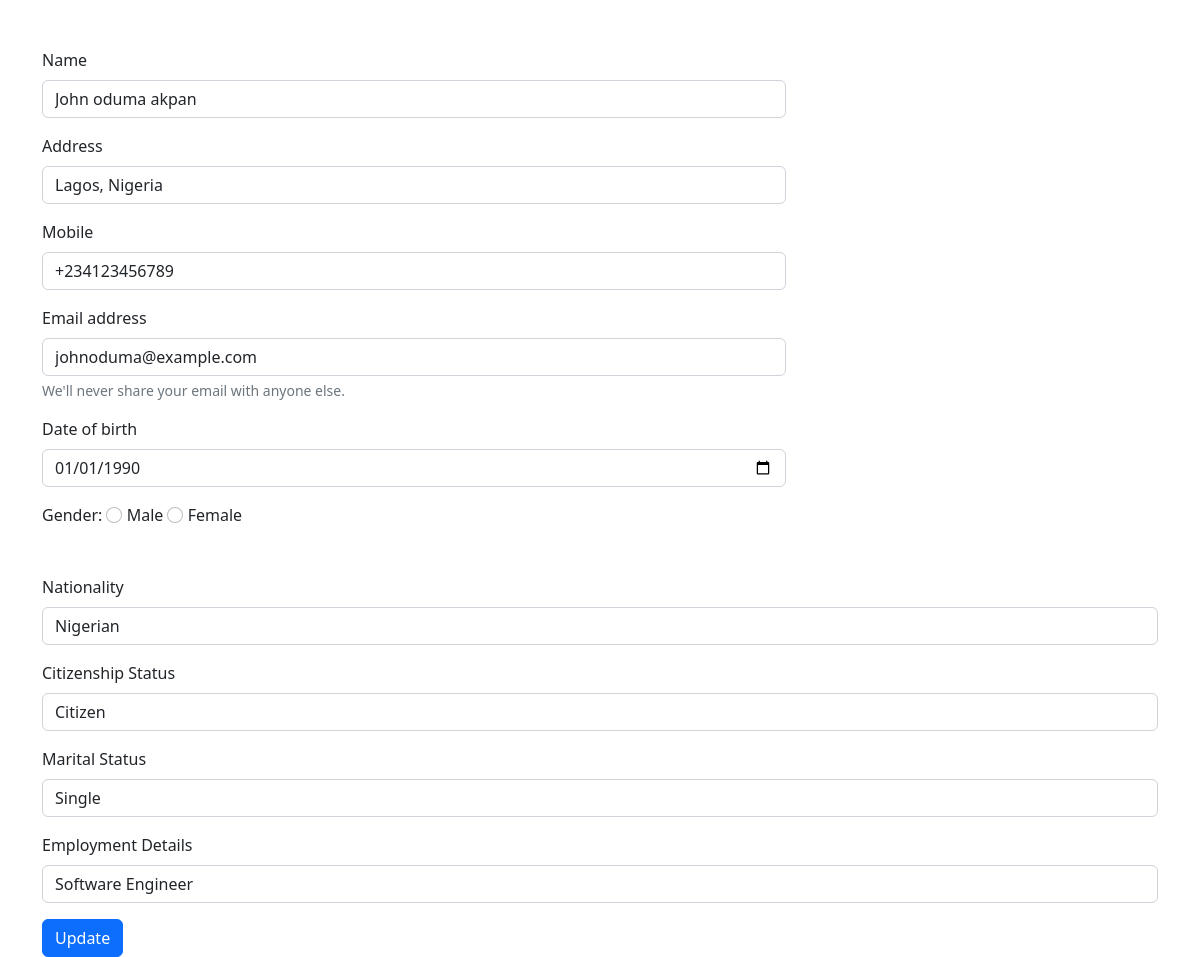
The app's page /NIMC/update.php?updateid=1 with its own data.
### tables this page shows
CREATE TABLE `nimc_db` (
  `id` int(11) NOT NULL,
  `ucrNumber` varchar(20) DEFAULT NULL,
  `nin` varchar(20) DEFAULT NULL,
  `name` varchar(100) DEFAULT NULL,
  `dateOfBirth` date DEFAULT NULL,
  `gender` varchar(10) DEFAULT NULL,
  `nationality` varchar(50) DEFAULT NULL,
  `fingerprints` blob DEFAULT NULL,
  `photograph` blob DEFAULT NULL,
  `address` varchar(200) DEFAULT NULL,
  `phoneNumber` varchar(20) DEFAULT NULL,
  `email` varchar(100) DEFAULT NULL,
  `citizenshipStatus` varchar(50) DEFAULT NULL,
  `maritalStatus` varchar(20) DEFAULT NULL,
  `employmentDetails` varchar(200) DEFAULT NULL
);

### NIMC/update.php (the view, shortened to what this page needs)
<?php
include 'connect.php';
$id = $_GET['updateid'];
$sql = "SELECT * FROM `nimc_db` WHERE id = $id";
$result = mysqli_query($connection, $sql);
$row = mysqli_fetch_assoc($result);
$name = $row['name'];
$address = $row['address'];
$phone = $row['phoneNumber'];
$email = $row['email'];
$dob = $row['dateOfBirth'];
$nationality = $row['nationality'];
$citizenshipStatus = $row['citizenshipStatus'];
$maritalStatus = $row['maritalStatus'];
$employmentDetails = $row['employmentDetails'];
?>
<!doctype html>
<html lang="en">
  <head>
    <link href="https://cdn.jsdelivr.net/npm/bootstrap@5.2.2/dist/css/bootstrap.min.css" rel="stylesheet">
  </head>
  <body>
    <div class="container">
        <div class="my-5 col-8 center">
        <form method="post">
        <div class="mb-3">
            <label class="form-label">Name</label>
            <input type="text" name="name" class="form-control" placeholder="Enter your name" autocomplete="off" value="<?php echo $name; ?>">
        </div>
        <div class="mb-3">
            <label class="form-label">Address</label>
            <input type="text" name="address" class="form-control" placeholder="Enter your address" autocomplete="off" value="<?php echo $address; ?>">
        </div>
        <div class="mb-3">
            <label class="form-label">Mobile</label>
            <input type="text" name="phone" class="form-control" placeholder="Enter your mobile number" autocomplete="off" value="<?php echo $phone; ?>">
        </div>
        <div class="mb-3">
            <label class="form-label">Email address</label>
            <input type="email" class="form-control" name="email" id="exampleInputEmail1" autocomplete="off" value="<?php echo $email; ?>">
            <div id="emailHelp" class="form-text">We'll never share your email with anyone else.</div>
        </div>
        <div class="mb-3">
            <label class="form-label">Date of birth</label>
            <input type="date" name="dob" class="form-control" autocomplete="off" value="<?php echo $dob; ?>">
        </div>
        Gender:
            <input type="radio" name="gender" class="form-check-input" value="Male">
            <label class="form-check-label">Male</label>
            <input type="radio" name="gender" class="form-check-input" value="Female">
            <label class="form-check-label">Female</label>
        </div>
        <div class="mb-3">
            <label class="form-label">Nationality</label>
            <input type="text" name="nationality" class="form-control" placeholder="Enter your nationality" autocomplete="off" value="<?php echo $nationality; ?>">
        </div>
        <div class="mb-3">
            <label class="form-label">  Citizenship Status</label>
            <input type="text" name="" class="form-control" placeholder="Enter your citizenship status" autocomplete="off" value="<?php echo $citizenshipStatus; ?>">
        </div>
        <div class="mb-3">
            <label class="form-label">Marital Status</label>
            <input type="text" name="maritalStatus" class="form-control" placeholder="Enter your marital status" autocomplete="off" value="<?php echo $maritalStatus; ?>">
        </div>
        <div class="mb-3">
            <label class="form-label">Employment Details</label>
            <input type="text" name="employmentDetails" class="form-control" placeholder="Enter your employment details" autocomplete="off" value="<?php echo $employmentDetails; ?>">
        </div>
        <button type="submit" class="btn btn-primary" name="submit">Update</button>
        </div>
  </body>
</html>

### records on screen
nimc_db: name "John oduma akpan", address "Lagos, Nigeria", phone "+234123456789", email "johnoduma@example.com", dob "01/01/1990", nationality "Nigerian", citizenshipStatus "Citizen", maritalStatus "Single", employmentDetails "Software Engineer"
